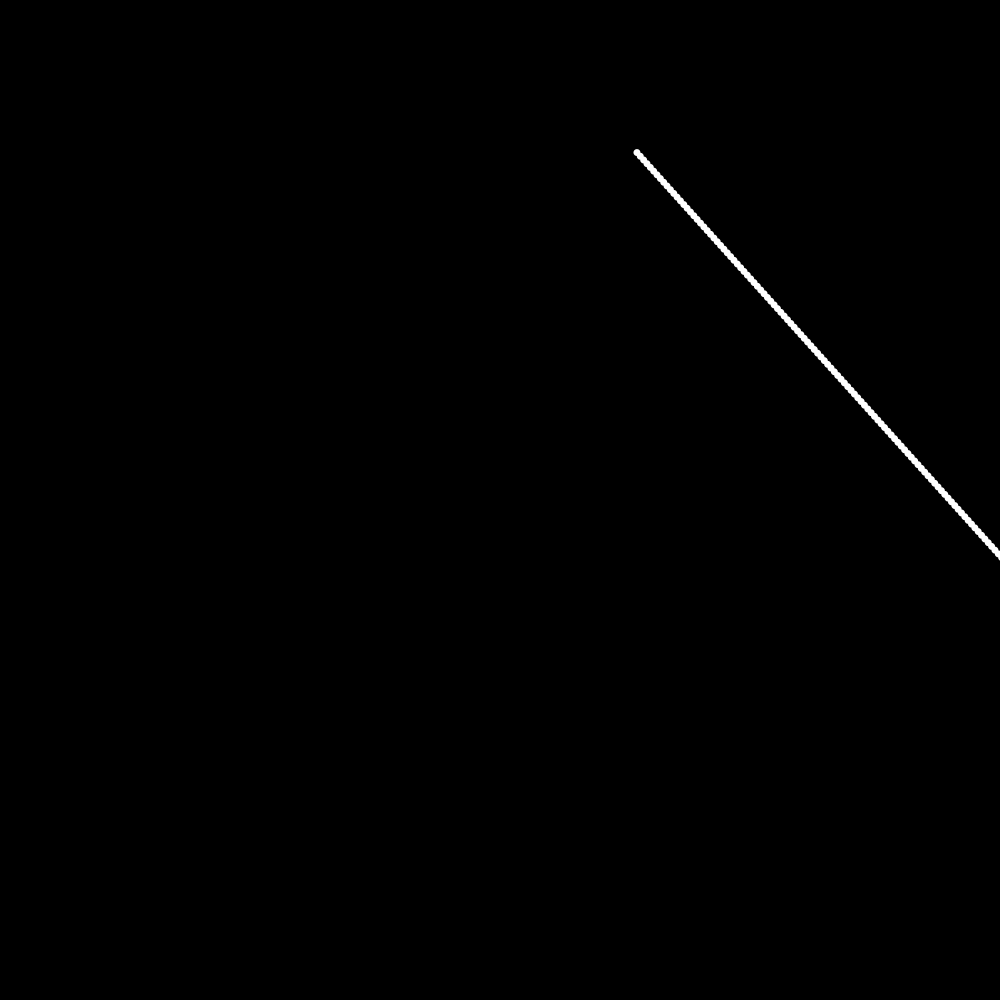
Frame 1 (no input)
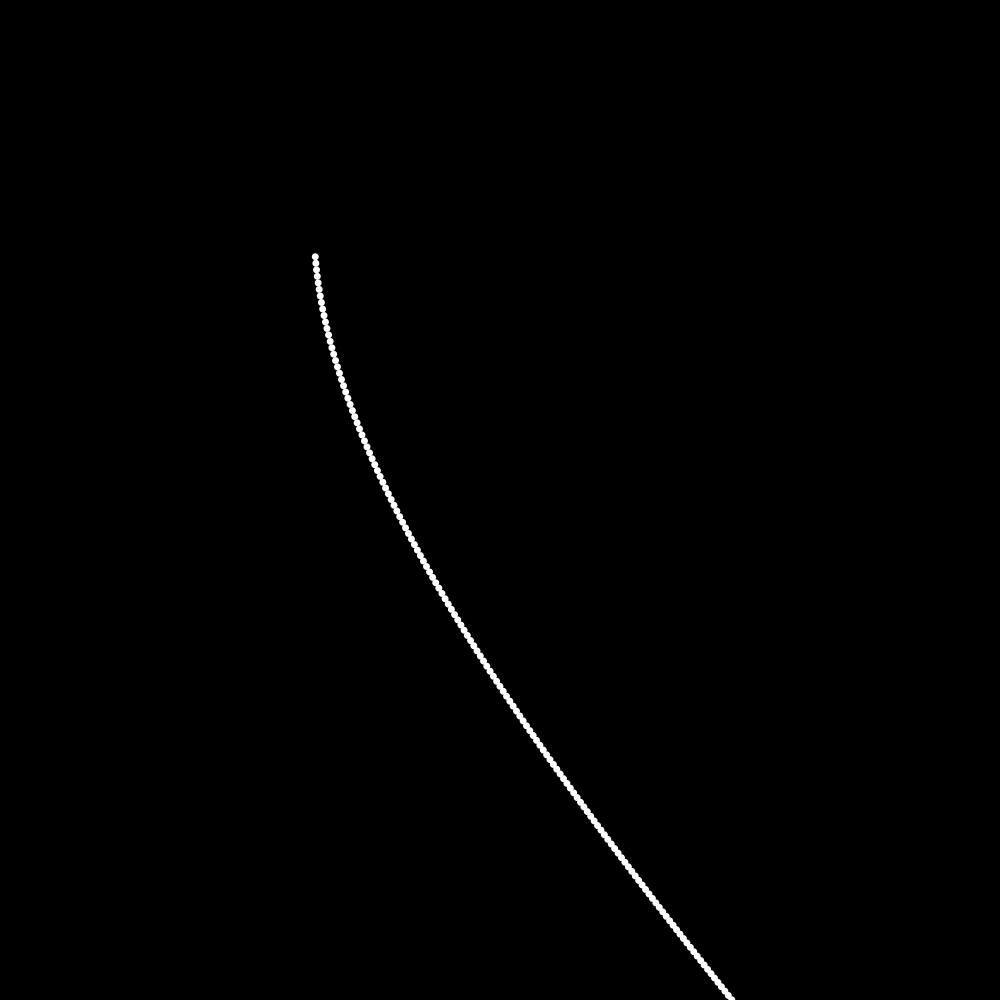
Frame 60 (the mouse pressed at the canvas centre just before this capture)
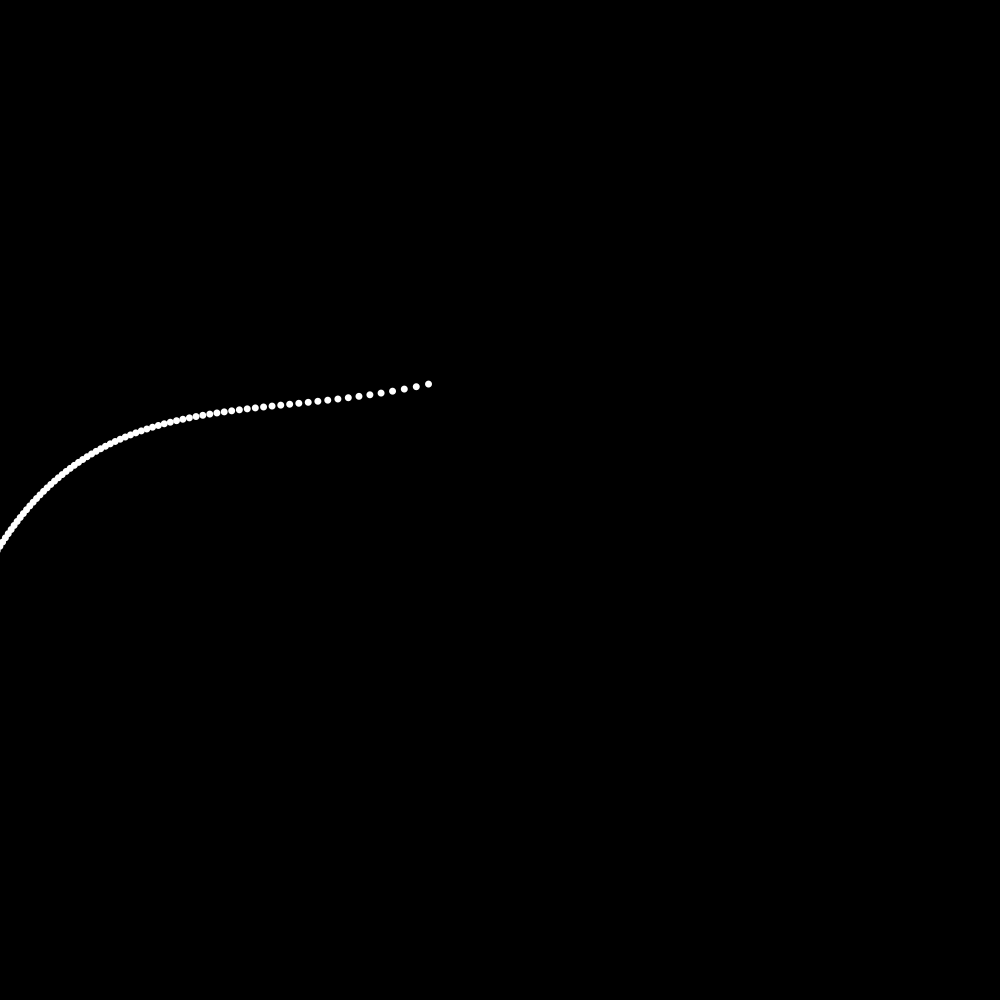
Frame 120 (the mouse held since frame 60 and released just before this capture)

The Processing sketch that drew these frames (run headless with seeded random() and noise(); from frame 60 on, the mouse is pressed at the canvas centre):

// Processing sketch: sketch
// ── sketch.pde
Pendulum[] pendulumArr = new Pendulum[150];

void setup() {
  size(1000, 1000);
  int armLength = 950;
  for (int i = 0; i < pendulumArr.length; i++) {
    pendulumArr[i] = new Pendulum(armLength);
    armLength -= 5;
  }
}

void draw() {
  background(0);
  for (Pendulum p : pendulumArr) {
    p.draw();
  }
}

// ── Pendulum.pde
class Pendulum {
  PVector location;
  float armLength, angle, angleVel, angleAcc, distOffset;

  Pendulum(float armLength_) {
    armLength = armLength_;
    angle = radians(42);
    angleVel = 0;
    angleAcc = 0;
    location = new PVector();
    distOffset = 0;
  }

  void update() {
    float armLengthDistortion = map(sin(distOffset), -1, 1, -200, 200);

    angleAcc = -1 * 0.45 * sin(angle) / (armLength + armLengthDistortion);
    angleVel += angleAcc;
    angle += angleVel;

    
    location.set(
      (armLength + armLengthDistortion) * sin(angle),
      (armLength + armLengthDistortion) * cos(angle)
    );
    angleVel *= 0.999;
    distOffset += 0.01;
  }

  void draw() {
    update();
    push();
    translate(width / 2, 0);
    // line(0, 0, location.x, location.y);
    noStroke();
    fill(255);
    circle(location.x, location.y, 7);
    pop();
  }
}
